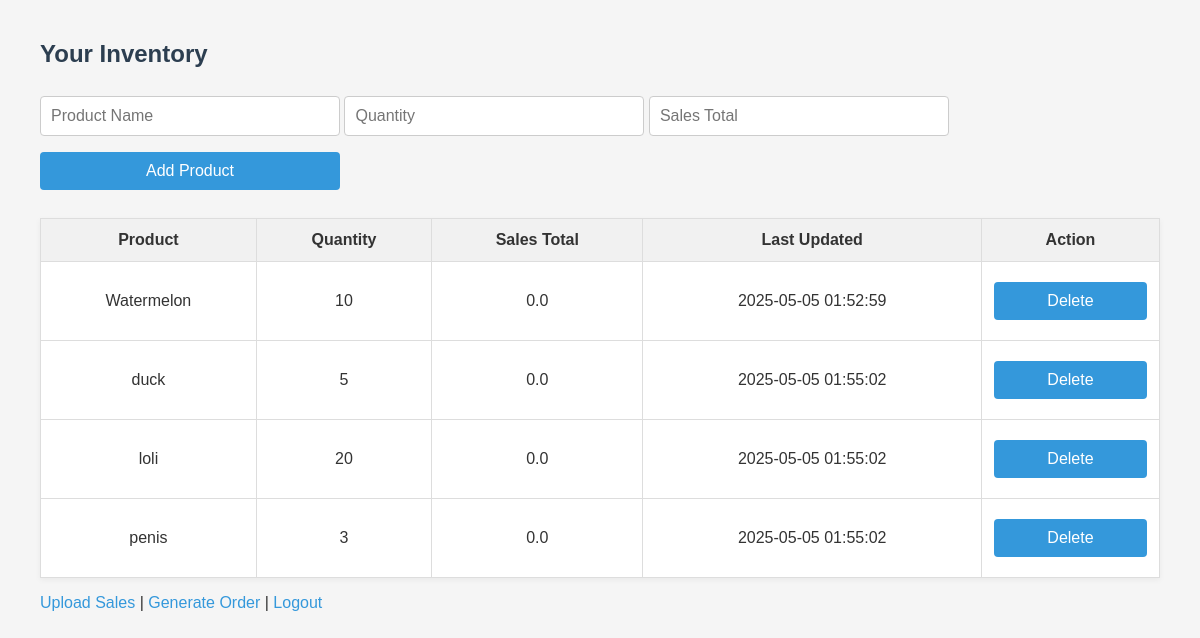
The page /inventory (signed in) on the database its author committed.
### tables this page shows
CREATE TABLE inventory (
            id INTEGER PRIMARY KEY AUTOINCREMENT,
            user_id INTEGER NOT NULL,
            product_name TEXT NOT NULL,
            quantity INTEGER NOT NULL DEFAULT 0,
            threshold INTEGER NOT NULL DEFAULT 0,
            last_updated TIMESTAMP DEFAULT CURRENT_TIMESTAMP, sales_total REAL DEFAULT 0,
            FOREIGN KEY (user_id) REFERENCES users(id)
        );

### app.py (the view, shortened to what this page needs)
@app.route('/inventory', methods=['GET', 'POST'])
def inventory():
    user_id = get_current_user()
    if not user_id:
        return redirect('/login')
    items = get_inventory(user_id)
    return render_template('inventory.html', items=items)

### auth.py (called while the page is built)
def get_current_user():
    return session.get('user_id')

### database.py (called while the page is built)
def get_db_connection():
    return sqlite3.connect(DB_NAME)

### inventory.py (called while the page is built)
def get_inventory(user_id):
    conn = get_db_connection()
    cur = conn.cursor()
    cur.execute('''
        SELECT id, product_name, quantity, sales_total, last_updated
        FROM inventory
        WHERE user_id = ?
        ORDER BY product_name
    ''', (user_id,))
    items = cur.fetchall()
    conn.close()
    return items

### templates/inventory.html (shortened to what this page needs)
<!DOCTYPE html>
<html>
<head>
    <link rel="stylesheet" href="/static/style.css">
</head>
<body>
    <h2>Your Inventory</h2>
    <form method="POST">
        <input name="product_name" placeholder="Product Name" required>
        <input name="quantity" type="number" placeholder="Quantity" required>
        <input name="sales_total" type="number" placeholder="Sales Total" required>
        <button type="submit">Add Product</button>
    </form>
    <table>
        <tr>
            <th>Product</th>
            <th>Quantity</th>
            <th>Sales Total</th>
            <th>Last Updated</th>
            <th>Action</th>
        </tr>
        {% for item in items %}
        <tr>
            <td>{{ item[1] }}</td>
            <td>{{ item[2] }}</td>
            <td>{{ item[3] }}</td>
            <td>{{ item[4] }}</td>
            <td>
                <form method="POST" action="/delete" style="margin: 0;">
                    <button type="submit">Delete</button>
                </form>
            </td>
        </tr>
        {% endfor %}
    </table>
    <p>
        <a href="/upload">Upload Sales</a> |
        <a href="/generate-order">Generate Order</a> |
        <a href="/logout">Logout</a>
    </p>
</body>
</html>

### static/style.css (style rules this page uses)
body { font-family: Arial, sans-serif; background-color: #f5f5f5; color: #333; margin: 40px; }
h2 { color: #2c3e50; }
form { margin-bottom: 20px; }
input, button { padding: 10px; margin: 8px 0; width: 100%; max-width: 300px; font-size: 16px; box-sizing: border-box; border: 1px solid #ccc; border-radius: 4px; }
button { background-color: #3498db; color: white; border: none; cursor: pointer; transition: background 0.3s; }
table { width: 100%; border-collapse: collapse; background-color: white; margin-top: 20px; box-shadow: 0 2px 6px rgba(0, 0, 0, 0.05); }
th, td { padding: 12px; text-align: center; border: 1px solid #ddd; }
th { background-color: #f1f1f1; }

### rows shown on the page
inventory: product_name "Watermelon", quantity "10", sales_total "0.0", last_updated "2025-05-05 01:52:59"
inventory: product_name "duck", quantity "5", sales_total "0.0", last_updated "2025-05-05 01:55:02"
inventory: product_name "loli", quantity "20", sales_total "0.0", last_updated "2025-05-05 01:55:02"
inventory: product_name "penis", quantity "3", sales_total "0.0", last_updated "2025-05-05 01:55:02"
